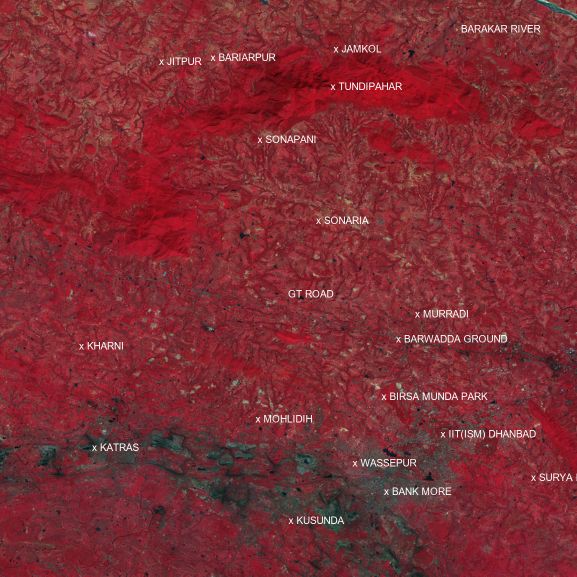
#> input picture reports/CompositeImage/Image1_FCC_RGB.tiff, 1153 x 1153 px (shown at 1/2 size)
$ python -i 'Image Analysis.py'   (imports and definitions only)
#> lines starting #> are read from the running program, lines starting #| are printed output that depends on the picture
# -*- coding: utf-8 -*-
"""
Created on Sat Jan 30 14:47:53 2021

@author: AAKRITI

Basics of Remote Sensing Image Analysis
"""
# == Import modules ==
import os
import imageio
import matplotlib.pyplot as plt
import glob
import numpy as np
from skimage import exposure
from PIL import Image, ImageDraw, ImageFont, ImageFilter
import pandas as pd
import xml.etree.ElementTree as ET
import statsmodels.api as sm
import seaborn as sn
import math

#Read image
#image = imageio.imread("E:/Data Science Projects/Remote Sensing/L3_SAT_8B_V1_86.25E23.75N_F45C05_20Oct09/l3f45c0520oct09_Image1/L3-NF45C05-106-055-20oct09-BAND5.tif")
# == Define functions ==

#Function to get file path
# [164 lines left out: functions f_getFilePath, f_plotHistogram, f_processImage, f_chooseColourMap, f_getPointCoordinates, not called in this run]

#Function to mark locations on image
def f_markLocations(image):
    """
    Function to mark landmark locations on image

    Arguements:
        image : Image in PIL format
    Returns:
        image : Marked image in PIL format
    """
    x_ism, y_ism = f_getPointCoordinates(root, 86.4412, 23.8143)
    x_surya, y_surya = f_getPointCoordinates(root, 86.4804, 23.7955)
    x_stadium, y_stadium = f_getPointCoordinates(root, 86.4254, 23.8310)
    x_airport,y_airport = f_getPointCoordinates(root,86.4253,23.8340)
    x_birsa,y_birsa = f_getPointCoordinates(root,86.4155,23.8306)
    x_mohlidih,y_mohlidih = f_getPointCoordinates(root,86.3608,23.8208)
    x_barwadda,y_barwadda = f_getPointCoordinates(root,86.4219,23.8554)
    x_kalyanpur,y_kalyanpur = f_getPointCoordinates(root,86.4083,23.8614)
    x_murradi,y_murradi = f_getPointCoordinates(root,86.4301,23.8663)
    x_kharni,y_kharni = f_getPointCoordinates(root,86.2844,23.8525)
    x_sonaria,y_sonaria = f_getPointCoordinates(root,86.3871,23.9069)
    x_tundipahar,y_tundipahar = f_getPointCoordinates(root,86.3934,23.9650)
    x_sonapani,y_sonapani = f_getPointCoordinates(root,86.3618,23.9420)
    x_jamkol,y_jamkol = f_getPointCoordinates(root,86.3947,23.9813)
    x_dhirajpur,y_dhirajpur = f_getPointCoordinates(root,86.3510,23.9796)
    x_bariarpur,y_bariarpur = f_getPointCoordinates(root,86.3413860056451,23.977514813080813)
    x_jitpur,y_jitpur = f_getPointCoordinates(root,86.3191442887595,23.975848628532525)
    x_wassepur,y_wassepur = f_getPointCoordinates(root,86.40298574280274,23.801774912233157)
    x_bankmore,y_bankmore = f_getPointCoordinates(root,86.416718556433,23.789367148379963)
    x_kusunda,y_kusunda = f_getPointCoordinates(root,86.37517659865782,23.776799121092047)
    x_katras,y_katras = f_getPointCoordinates(root,86.28995608194384,23.808413559855815)
    x_barakarriver,y_barakarriver = f_getPointCoordinates(root,86.45,23.99)
    x_gtroad,y_gtroad = f_getPointCoordinates(root,86.375,23.875)

    draw = ImageDraw.Draw(image)
    font  = ImageFont.truetype("arial.ttf", 20, encoding="unic")
    draw.text((x_ism,y_ism), u"x IIT(ISM) DHANBAD", fill="#ffffff", font=font)
    draw.text((x_surya, y_surya), u"x SURYA HIGHLAND CITY", fill="#ffffff",font=font)
#    draw.text((x_stadium, y_stadium), u"x DHANBAD STADIUM", fill="#ffffff",font=font)
#    draw.text((x_airport,y_airport), u"x DHANBAD AIRPORT", fill="#ffffff",font=font)
    draw.text((x_birsa,y_birsa), u"x BIRSA MUNDA PARK", fill="#ffffff",font=font)
    draw.text((x_mohlidih,y_mohlidih), u"x MOHLIDIH", fill="#ffffff",font=font)
    draw.text((x_barwadda,y_barwadda), u"x BARWADDA GROUND", fill="#ffffff",font=font)
#    draw.text((x_kalyanpur,y_kalyanpur), u"x KALYANPUR GROUND", fill="#ffffff",font=font)
    draw.text((x_murradi,y_murradi), u"x MURRADI", fill="#ffffff",font=font)
    draw.text((x_kharni,y_kharni), u"x KHARNI", fill="#ffffff",font=font)
    draw.text((x_sonaria,y_sonaria), u"x SONARIA", fill="#ffffff",font=font)
    draw.text((x_tundipahar,y_tundipahar), u"x TUNDIPAHAR", fill="#ffffff",font=font)
    draw.text((x_sonapani,y_sonapani), u"x SONAPANI", fill="#ffffff",font=font)
    draw.text((x_jamkol,y_jamkol), u"x JAMKOL", fill="#ffffff",font=font)
#    draw.text((x_dhirajpur,y_dhirajpur), u"x DHIRAJPUR", fill="#ffffff",font=font)
    draw.text((x_bariarpur,y_bariarpur), u"x BARIARPUR", fill="#ffffff",font=font)
    draw.text((x_jitpur,y_jitpur), u"x JITPUR", fill="#ffffff",font=font)
    draw.text((x_barakarriver,y_barakarriver), u"BARAKAR RIVER", fill="#ffffff",font=font)
    draw.text((x_gtroad,y_gtroad), u"GT ROAD", fill="#ffffff",font=font)
    draw.text((x_wassepur,y_wassepur), u"x WASSEPUR", fill="#ffffff",font=font)
    draw.text((x_bankmore,y_bankmore), u"x BANK MORE", fill="#ffffff",font=font)
    draw.text((x_kusunda,y_kusunda), u"x KUSUNDA", fill="#ffffff",font=font)
    draw.text((x_katras,y_katras), u"x KATRAS", fill="#ffffff",font=font)

    return(image)

#Function to annotate plot
# [21 lines left out: function f_annotatePlot, not called in this run]

#Function to make FCC image
def f_makeFCC(processed_image_list):
    """
    Function to make False Colour Composite Image

    Arguements:
        processed_image_list: list of processed image in each band
    Returns:
        None
    """
    green_band = Image.fromarray(np.uint8(processed_image_list[0]))
    red_band = Image.fromarray(np.uint8(processed_image_list[1]))
    nir_band = Image.fromarray(np.uint8(processed_image_list[2]))
    swir_band = Image.fromarray(np.uint8(processed_image_list[3]))
# [9 lines of commented-out code are left out]

    new_image_RGB = Image.merge('RGB',(nir_band,red_band,green_band))
    #Mark locations
    new_image_RGB = f_markLocations(new_image_RGB)
    new_image_RGB.save(f_getFilePath(f"reports/CompositeImage/Image{image_number}_FCC_RGB.tiff"))
    #Detect Edges
    new_image_RGB_edge = new_image_RGB.filter(ImageFilter.UnsharpMask(radius=2,percent=150, threshold=3))
    new_image_RGB_edge.save(f_getFilePath(f"reports/CompositeImage/EDGE_Image{image_number}_FCC_RGB.tiff"))

    new_image_CMYK = Image.merge('CMYK',(swir_band,nir_band,green_band,red_band))
    #Mark locations
    new_image_CMYK = f_markLocations(new_image_CMYK)
    new_image_CMYK.save(f_getFilePath(f"reports/CompositeImage/Image{image_number}_FCC_CMYK.tiff"))

#Function to calculate NDVI
# [163 lines left out: functions f_calculateNDVI, f_calculateArea, not called in this run]

def f_populateDataframe(df_vegetation,
                        total_vegetation_area_list,
                        dense_vegetation_area_list,
                        sparse_vegetation_area_list,
                        bare_soil_area_list,
                        very_healthy_vegetation_area_list,
                        mod_healthy_vegetation_area_list,
                        unhealthy_vegetation_area_list):
    """
    Function to populate dataframe with vegetation data

    Arguements:
        df_vegetation: empty df
        total_vegetation_area_list,
       dense_vegetation_area_list,
       sparse_vegetation_area_list,
       bare_soil_area_list,
       very_healthy_vegetation_area_list,
       mod_healthy_vegetation_area_list,
       unhealthy_vegetation_area_list
    Returns:
        df_vegetation: populated df
    """
    df_vegetation['Date'] = image_date
    df_vegetation['Total_Vegetation_Area'] = total_vegetation_area_list
    df_vegetation['Dense_Vegetation_Area'] = dense_vegetation_area_list
    df_vegetation['Sparse_Vegetation_Area'] = sparse_vegetation_area_list
    df_vegetation['Bare_Soil_Area'] = bare_soil_area_list
    df_vegetation['VHealthy_Vegetation_Area'] = very_healthy_vegetation_area_list
    df_vegetation['MHealthy_Vegetation_Area'] = mod_healthy_vegetation_area_list
    df_vegetation['Unhealthy_Vegetation_Area'] = unhealthy_vegetation_area_list
    print("\n",df_vegetation.head(10))

    #Convert date values to datetime format
    df_vegetation["Date"] = pd.to_datetime(df_vegetation["Date"])
    df_vegetation = df_vegetation.sort_values(by=["Date"])
    #Save year and month as separate columns
    df_vegetation["Year"] = pd.DatetimeIndex(df_vegetation["Date"]).year
    df_vegetation["Month"] = pd.DatetimeIndex(df_vegetation["Date"]).month

    print(df_vegetation.info())

    return(df_vegetation)

#Function to plot vegetation data over time
# [244 lines left out: functions f_plotVeg, f_correlation, f_regModels, not called in this run]

#Main function

#Initialize variables
processed_image_list = []
total_images = 4
total_vegetation_area_list = []
dense_vegetation_area_list = []
sparse_vegetation_area_list = []
bare_soil_area_list = []
very_healthy_vegetation_area_list = []
mod_healthy_vegetation_area_list = []
unhealthy_vegetation_area_list = []
spatial_resolution_deg = []
image_date = []
df_vegetation = pd.DataFrame()

# [146 lines not run here, left out]
df_vegetation = f_populateDataframe(df_vegetation,
                                    total_vegetation_area_list,
                                    dense_vegetation_area_list,
                                    sparse_vegetation_area_list,
                                    bare_soil_area_list,
                                    very_healthy_vegetation_area_list,
                                    mod_healthy_vegetation_area_list,
                                    unhealthy_vegetation_area_list)

#Plot time series of vegetation
# [7 lines not run here, left out]

>>> import cv2
>>> picture = cv2.imread('../reports/CompositeImage/Image1_FCC_RGB.tiff', cv2.IMREAD_GRAYSCALE)
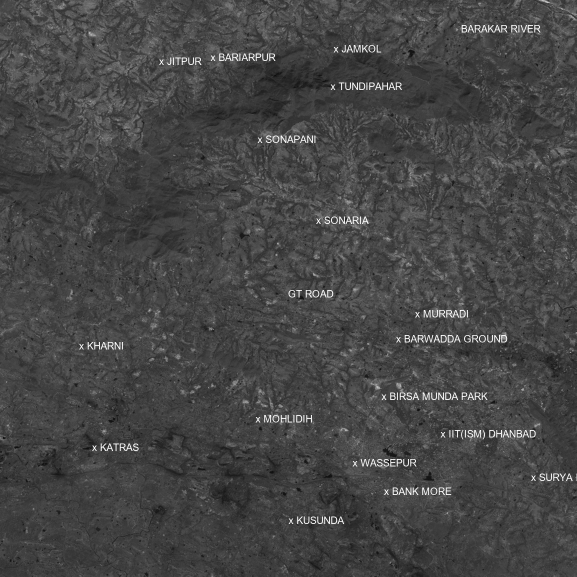
#> picture: shape (1153, 1153) (shown at 1/2 size); min 8, max 255, mean 69.7
#> (the run stopped early here; a loop or call above may not have finished)
